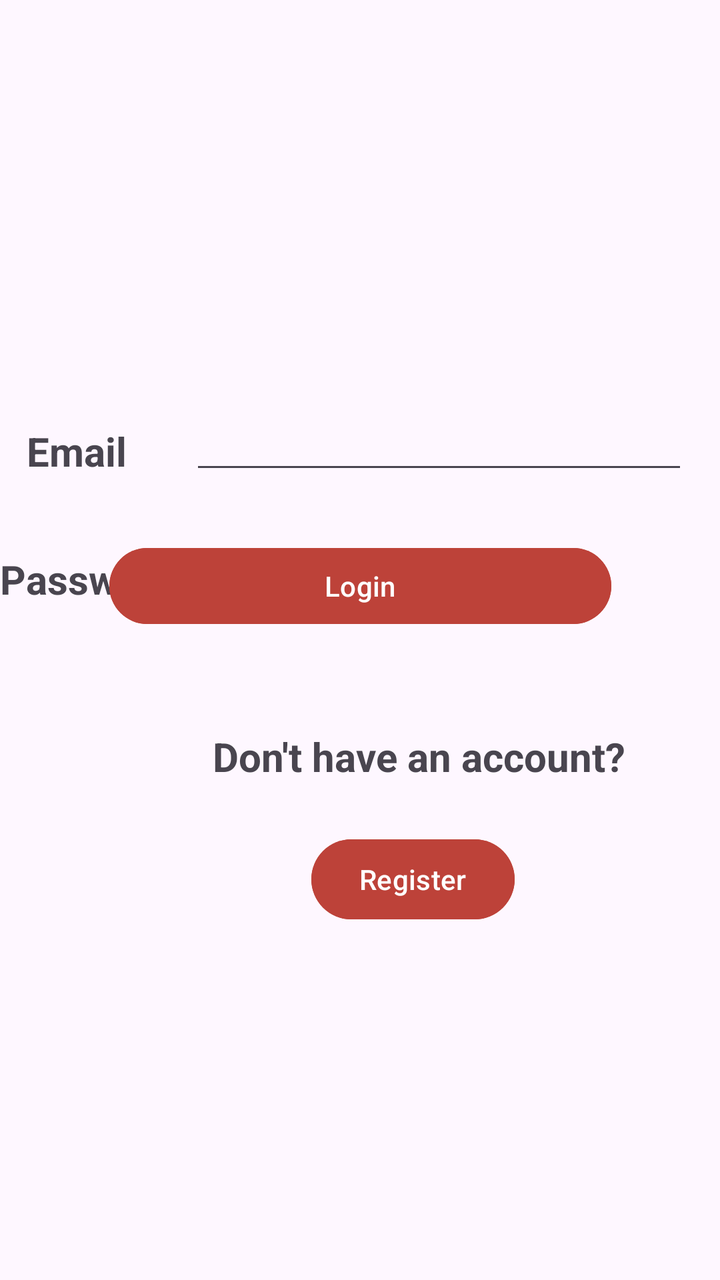
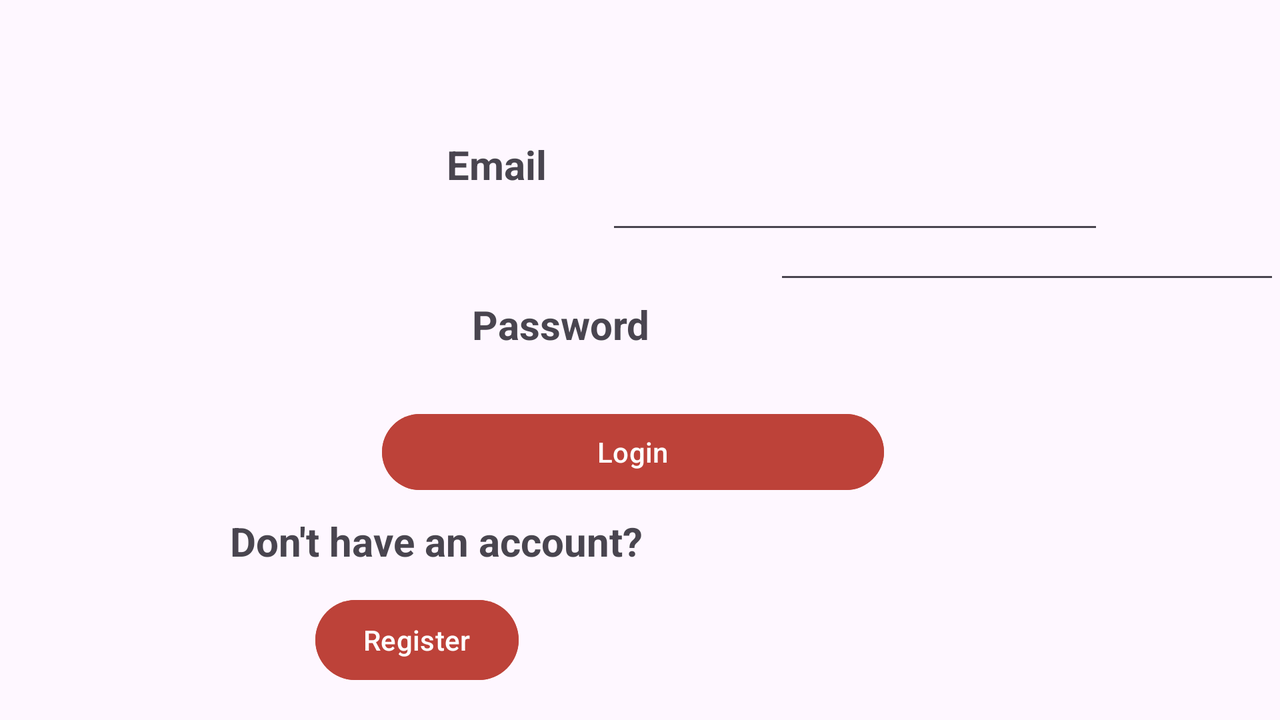

An Android layout and its configuration variant, each rendered on a device that would load it. The default file and the variant file are quoted in full after the pictures.
<!-- AndroidManifest.xml: application theme Theme.FoodPlanner_project -->
<!-- res/layout/fragment_login.xml -->
<?xml version="1.0" encoding="utf-8"?>
<androidx.constraintlayout.widget.ConstraintLayout xmlns:android="http://schemas.android.com/apk/res/android"
    xmlns:app="http://schemas.android.com/apk/res-auto"
    xmlns:tools="http://schemas.android.com/tools"
    android:id="@+id/frameLayout2"
    android:layout_width="match_parent"
    android:layout_height="match_parent"
    android:background="@drawable/food"
    tools:context=".LoginFragment">

    

    <TextView
        android:id="@+id/textView"
        android:layout_width="82dp"
        android:layout_height="42dp"
        android:layout_marginTop="212dp"
        android:text="@string/email"
        android:textSize="20sp"
        android:textStyle="bold"
        app:layout_constraintEnd_toEndOf="parent"
        app:layout_constraintHorizontal_bias="0.048"
        app:layout_constraintStart_toStartOf="parent"
        app:layout_constraintTop_toTopOf="parent" />

    <EditText
        android:id="@+id/email_text"
        android:layout_width="249dp"
        android:layout_height="42dp"
        android:layout_marginTop="200dp"
        android:layout_marginEnd="16dp"
        android:ems="10"
        android:inputType="text"
        app:layout_constraintEnd_toEndOf="parent"
        app:layout_constraintTop_toTopOf="parent" />

    <TextView
        android:id="@+id/textView2"
        android:layout_width="98dp"
        android:layout_height="35dp"
        android:layout_marginTop="276dp"
        android:text="@string/password"
        android:textSize="20sp"
        android:textStyle="bold"
        app:layout_constraintEnd_toEndOf="parent"
        app:layout_constraintHorizontal_bias="0.0"
        app:layout_constraintStart_toStartOf="parent"
        app:layout_constraintTop_toTopOf="parent" />

    <TextView
        android:id="@+id/textView5"
        android:layout_width="wrap_content"
        android:layout_height="wrap_content"
        android:layout_marginBottom="236dp"
        android:text="@string/toRegister"
        android:textSize="20sp"
        android:textStyle="bold"
        app:layout_constraintBottom_toBottomOf="parent"
        app:layout_constraintEnd_toEndOf="parent"
        app:layout_constraintHorizontal_bias="0.715"
        app:layout_constraintStart_toStartOf="parent"
        app:layout_constraintTop_toBottomOf="@+id/Log_btn"
        app:layout_constraintVertical_bias="0.796" />

    <Button
        android:id="@+id/register_btn"
        android:layout_width="wrap_content"
        android:layout_height="wrap_content"
        android:layout_marginTop="24dp"
        android:backgroundTint="#BD4239"
        android:text="@string/register"
        app:layout_constraintBottom_toBottomOf="parent"
        app:layout_constraintEnd_toEndOf="parent"
        app:layout_constraintHorizontal_bias="0.603"
        app:layout_constraintStart_toStartOf="parent"
        app:layout_constraintTop_toBottomOf="@+id/textView5"
        app:layout_constraintVertical_bias="0.0" />

    <Button
        android:id="@+id/Log_btn"
        android:layout_width="251dp"
        android:layout_height="46dp"
        android:layout_marginBottom="324dp"
        android:backgroundTint="#BD4239"
        android:text="@string/login"
        app:layout_constraintBottom_toBottomOf="parent"
        app:layout_constraintEnd_toEndOf="parent"
        app:layout_constraintStart_toStartOf="parent" />

    <EditText
        android:id="@+id/password_text"
        android:layout_width="253dp"
        android:layout_height="47dp"
        android:layout_marginTop="22dp"
        android:layout_marginEnd="12dp"
        android:layout_marginBottom="420dp"
        android:ems="10"
        android:inputType="textPassword"
        app:layout_constraintBottom_toBottomOf="parent"
        app:layout_constraintEnd_toEndOf="parent"
        app:layout_constraintTop_toBottomOf="@+id/email_text" />

</androidx.constraintlayout.widget.ConstraintLayout>
<!-- resources referenced by this layout -->
<resources>
  <string name="email">Email</string>
  <string name="login">Login</string>
  <string name="password">Password</string>
  <string name="register">Register</string>
  <string name="toRegister">"Don't have an account? "</string>
  <style name="Theme.FoodPlanner_project" parent="Base.Theme.FoodPlanner_project" />
  <style name="Base.Theme.FoodPlanner_project" parent="Theme.Material3.DayNight">
          
          
      </style>
</resources>
<!-- res/layout-land/fragment_login.xml (the repository's variant of the layout above) -->
<!-- drawn on the phone turned sideways -->
<?xml version="1.0" encoding="utf-8"?>
<androidx.constraintlayout.widget.ConstraintLayout xmlns:android="http://schemas.android.com/apk/res/android"
    xmlns:app="http://schemas.android.com/apk/res-auto"
    xmlns:tools="http://schemas.android.com/tools"
    android:id="@+id/frameLayout2"
    android:layout_width="match_parent"
    android:layout_height="match_parent"
    android:background="@drawable/food"
    tools:context=".LoginFragment">

    

    <TextView
        android:id="@+id/textView"
        android:layout_width="82dp"
        android:layout_height="42dp"
        android:text="@string/email"
        android:textSize="20sp"
        android:textStyle="bold"
        app:layout_constraintBottom_toBottomOf="parent"
        app:layout_constraintEnd_toEndOf="parent"
        app:layout_constraintHorizontal_bias="0.4"
        app:layout_constraintStart_toStartOf="parent"
        app:layout_constraintTop_toTopOf="parent"
        app:layout_constraintVertical_bias="0.216" />

    <EditText
        android:id="@+id/email_text"
        android:layout_width="249dp"
        android:layout_height="42dp"
        android:layout_marginTop="80dp"
        android:layout_marginEnd="88dp"
        android:ems="10"
        android:inputType="text"
        app:layout_constraintEnd_toEndOf="parent"
        app:layout_constraintTop_toTopOf="parent" />

    <TextView
        android:id="@+id/textView2"
        android:layout_width="98dp"
        android:layout_height="35dp"
        android:layout_marginStart="236dp"
        android:layout_marginTop="38dp"
        android:layout_marginBottom="38dp"
        android:text="@string/password"
        android:textSize="20sp"
        android:textStyle="bold"
        app:layout_constraintBottom_toTopOf="@+id/Log_btn"
        app:layout_constraintStart_toStartOf="parent"
        app:layout_constraintTop_toBottomOf="@+id/textView"
        app:layout_constraintVertical_bias="0.0" />

    <TextView
        android:id="@+id/textView5"
        android:layout_width="wrap_content"
        android:layout_height="wrap_content"
        android:layout_marginBottom="12dp"
        android:text="@string/toRegister"
        android:textSize="20sp"
        android:textStyle="bold"
        app:layout_constraintBottom_toTopOf="@+id/register_btn"
        app:layout_constraintEnd_toEndOf="parent"
        app:layout_constraintHorizontal_bias="0.268"
        app:layout_constraintStart_toStartOf="parent" />

    <Button
        android:id="@+id/register_btn"
        android:layout_width="wrap_content"
        android:layout_height="wrap_content"
        android:layout_marginBottom="16dp"
        android:backgroundTint="#BD4239"
        android:text="@string/register"
        app:layout_constraintBottom_toBottomOf="parent"
        app:layout_constraintEnd_toEndOf="parent"
        app:layout_constraintHorizontal_bias="0.293"
        app:layout_constraintStart_toStartOf="parent" />

    <Button
        android:id="@+id/Log_btn"
        android:layout_width="251dp"
        android:layout_height="46dp"
        android:layout_marginBottom="8dp"
        android:backgroundTint="#BD4239"
        android:text="@string/login"
        app:layout_constraintBottom_toTopOf="@+id/textView5"
        app:layout_constraintEnd_toEndOf="parent"
        app:layout_constraintHorizontal_bias="0.491"
        app:layout_constraintStart_toStartOf="parent" />

    <EditText
        android:id="@+id/password_text"
        android:layout_width="253dp"
        android:layout_height="47dp"
        android:layout_marginStart="53dp"
        android:layout_marginEnd="100dp"
        android:layout_marginBottom="56dp"
        android:ems="10"
        android:inputType="textPassword"
        app:layout_constraintBottom_toTopOf="@+id/Log_btn"
        app:layout_constraintEnd_toEndOf="parent"
        app:layout_constraintHorizontal_bias="0.0"
        app:layout_constraintStart_toEndOf="@+id/textView2" />

</androidx.constraintlayout.widget.ConstraintLayout>
